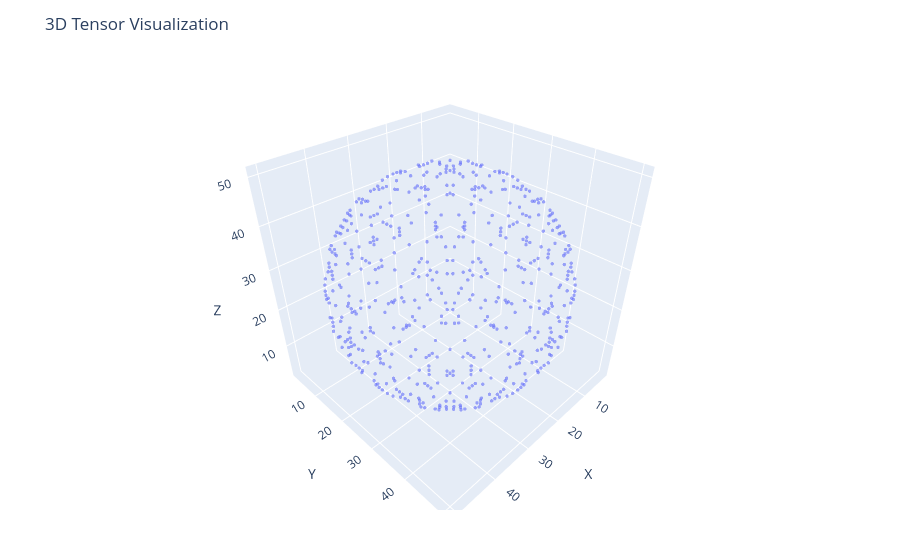

Notebook code cell kept with this figure:
### Markdown cell above
For a tensor this large we may want an option other than printing to the screen or visualizing.  We can for example save the tensor to a file.  Use the `saveTensorToFile` command.  We will be making 3 versions of this tensor by the end of this notebook so we start by labeling this one as `source` and also list its dimensions.

Similar to the visualization `plotTensor` you can provide an optional final number like `0.001` to drop any coordinates whose absolute value is smaller than `0.001` and save on storage.  Of course this creates a coarser approximation to your original tensor so you will need to work with the tolerances you deem appropriate.

For sparse tensors in the range of 100 x 100 x 100, plotting tends to still be robust, but it may load slower and render less smoothly depending on the parameters choosen.

### Code cell
saveTensorToFile(sphere51, "sphere-51x51x51-source.txt"); # Save a copy.
    
plotTensor(sphere51, 0.001) # try taking a picture with the camera icon

### Figure 1 — Plotly figure (JSON) as saved in the notebook; plotly's stock layout.template omitted (floating-point values rounded to 4 significant figures; data arrays with more than 128 entries replaced by an {"elided": "..."} marker saying what was removed)
{"data": [{"marker": {"opacity": 0.6, "size": 2}, "mode": "markers", "type": "scatter3d", "x": {"elided": "581 int values"}, "y": {"elided": "581 int values"}, "z": {"elided": "581 int values"}}], "layout": {"margin": {"b": 50, "l": 50, "r": 50, "t": 60}, "scene": {"aspectmode": "cube", "xaxis": {"range": [1, 52], "title": "X"}, "yaxis": {"range": [1, 52], "title": "Y"}, "zaxis": {"range": [1, 52], "title": "Z"}}, "title": "3D Tensor Visualization"}}
